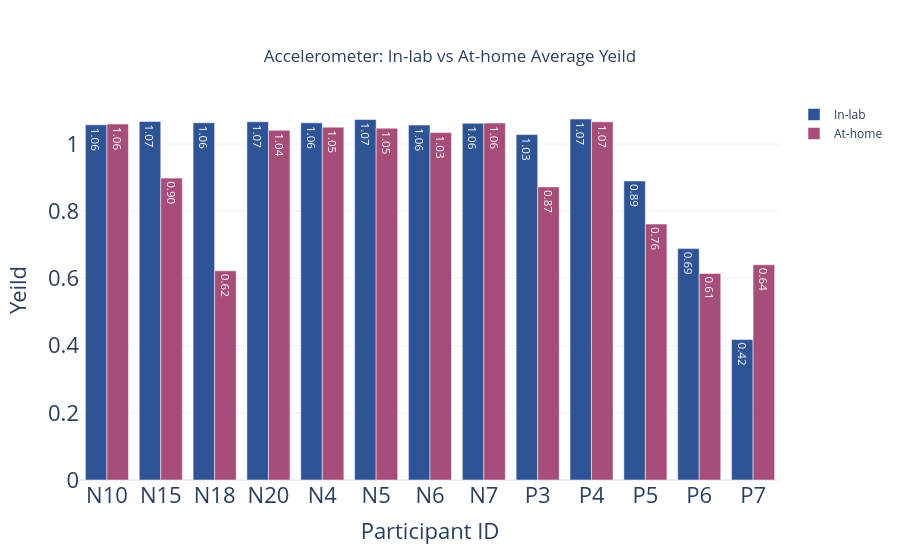

Notebook source saved alongside this figure:
### Code cell
fig4 = go.Figure([go.Bar(x=grouped_avg_yeild_acc_inlab.index ,
                         y=grouped_avg_yeild_acc_inlab,
                         name="In-lab",
                         marker=dict(color='#2f5496'),
                        text=grouped_avg_yeild_acc_inlab.round(2),  # Add rounded text annotations
                        textposition='inside',  # Position the text above the bars
                        textfont=dict(size=15)),
                    go.Bar(
                        x=grouped_avg_yeild_acc_in_home.index,
                        y=grouped_avg_yeild_acc_in_home,
                        name="At-home",
                        marker=dict(color='#a64d79'),
                        text=[f"{val:.2f}" for val in grouped_avg_yeild_acc_in_home],
                        textposition='inside',
                        textfont=dict(size=15),
                    )
                 
                 ]) # Set the font size for the text 
                        

# Add dropdown to layout
fig4.update_layout(
        title=dict(
        text="Accelerometer: In-lab vs At-home Average Yeild",
        x=0.5,  # Center the title
        xanchor="center",  # Anchor the title at its center
        yanchor="top",  # Optional: Anchor the title at the top
    ),
    xaxis=dict(title="Participant ID",
            titlefont=dict(size=22),  # Set x-axis title font size
            tickfont=dict(size=22)  # Set x-axis tick font size

              ),
    yaxis=dict(title="Yeild",
               titlefont=dict(size=22),  # Set x-axis title font size
            tickfont=dict(size=22)  # Set x-axis tick font size
              ),
    template="plotly_white")

# Show the figure
fig4.show()

### Figure 1 — Plotly figure (JSON) as saved in the notebook; plotly's stock layout.template omitted (floating-point values rounded to 4 significant figures)
{"data": [{"marker": {"color": "#2f5496"}, "name": "In-lab", "text": [1.06, 1.07, 1.06, 1.07, 1.06, 1.07, 1.06, 1.06, 1.03, 1.07, 0.89, 0.69, 0.42], "textfont": {"size": 15}, "textposition": "inside", "type": "bar", "x": ["N10", "N15", "N18", "N20", "N4", "N5", "N6", "N7", "P3", "P4", "P5", "P6", "P7"], "y": [1.057, 1.067, 1.063, 1.066, 1.063, 1.073, 1.057, 1.062, 1.028, 1.075, 0.8902, 0.6887, 0.418]}, {"marker": {"color": "#a64d79"}, "name": "At-home", "text": ["1.06", "0.90", "0.62", "1.04", "1.05", "1.05", "1.03", "1.06", "0.87", "1.07", "0.76", "0.61", "0.64"], "textfont": {"size": 15}, "textposition": "inside", "type": "bar", "x": ["N10", "N15", "N18", "N20", "N4", "N5", "N6", "N7", "P3", "P4", "P5", "P6", "P7"], "y": [1.059, 0.8986, 0.6228, 1.041, 1.05, 1.047, 1.034, 1.062, 0.8724, 1.066, 0.7617, 0.6148, 0.6408]}], "layout": {"autosize": true, "title": {"text": "Accelerometer: In-lab vs At-home Average Yeild", "x": 0.5, "xanchor": "center", "yanchor": "top"}, "xaxis": {"autorange": true, "range": [-0.5, 12.5], "tickfont": {"size": 22}, "title": {"font": {"size": 22}, "text": "Participant ID"}, "type": "category"}, "yaxis": {"autorange": true, "range": [0, 1.131], "tickfont": {"size": 22}, "title": {"font": {"size": 22}, "text": "Yeild"}, "type": "linear"}}}
